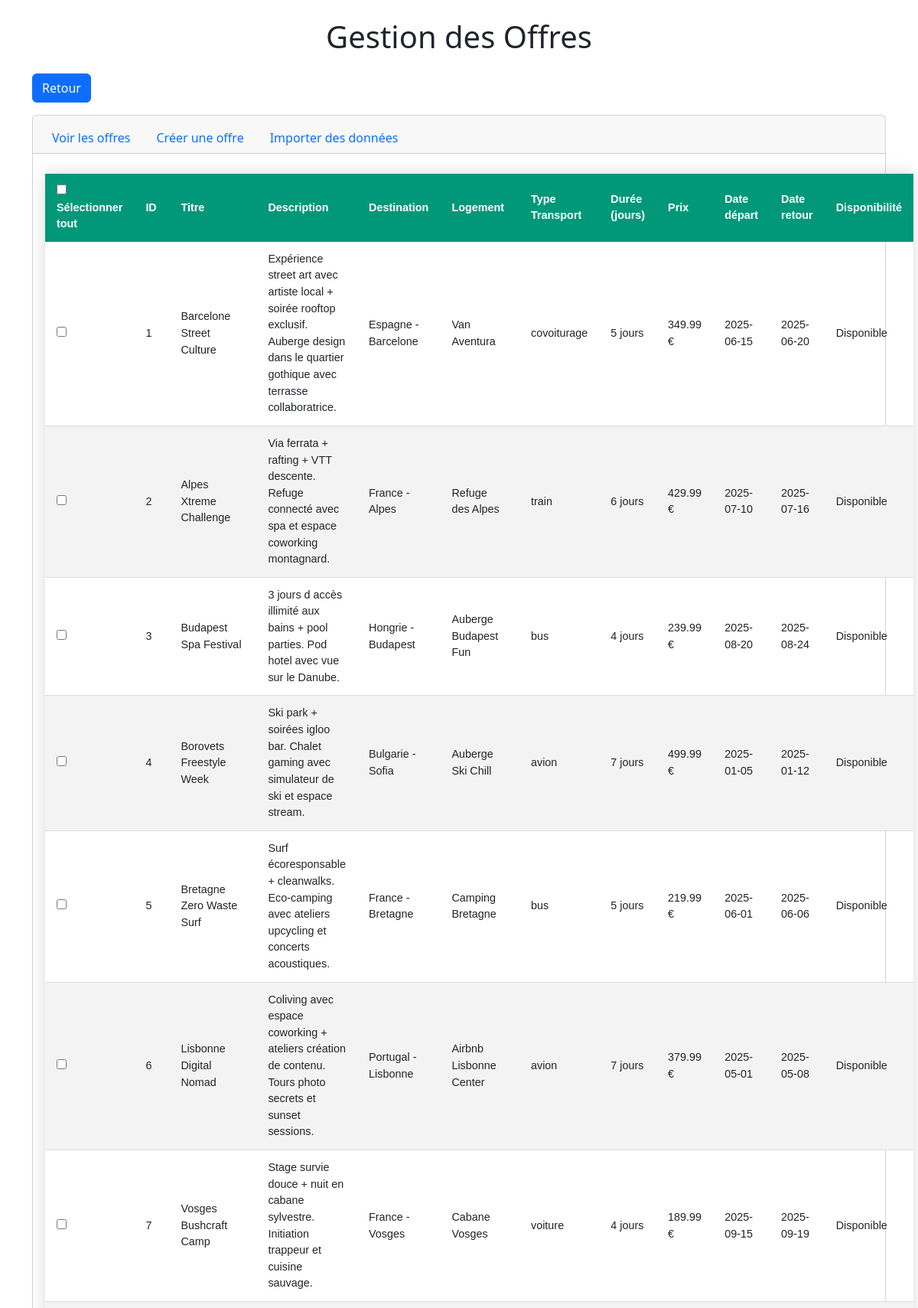
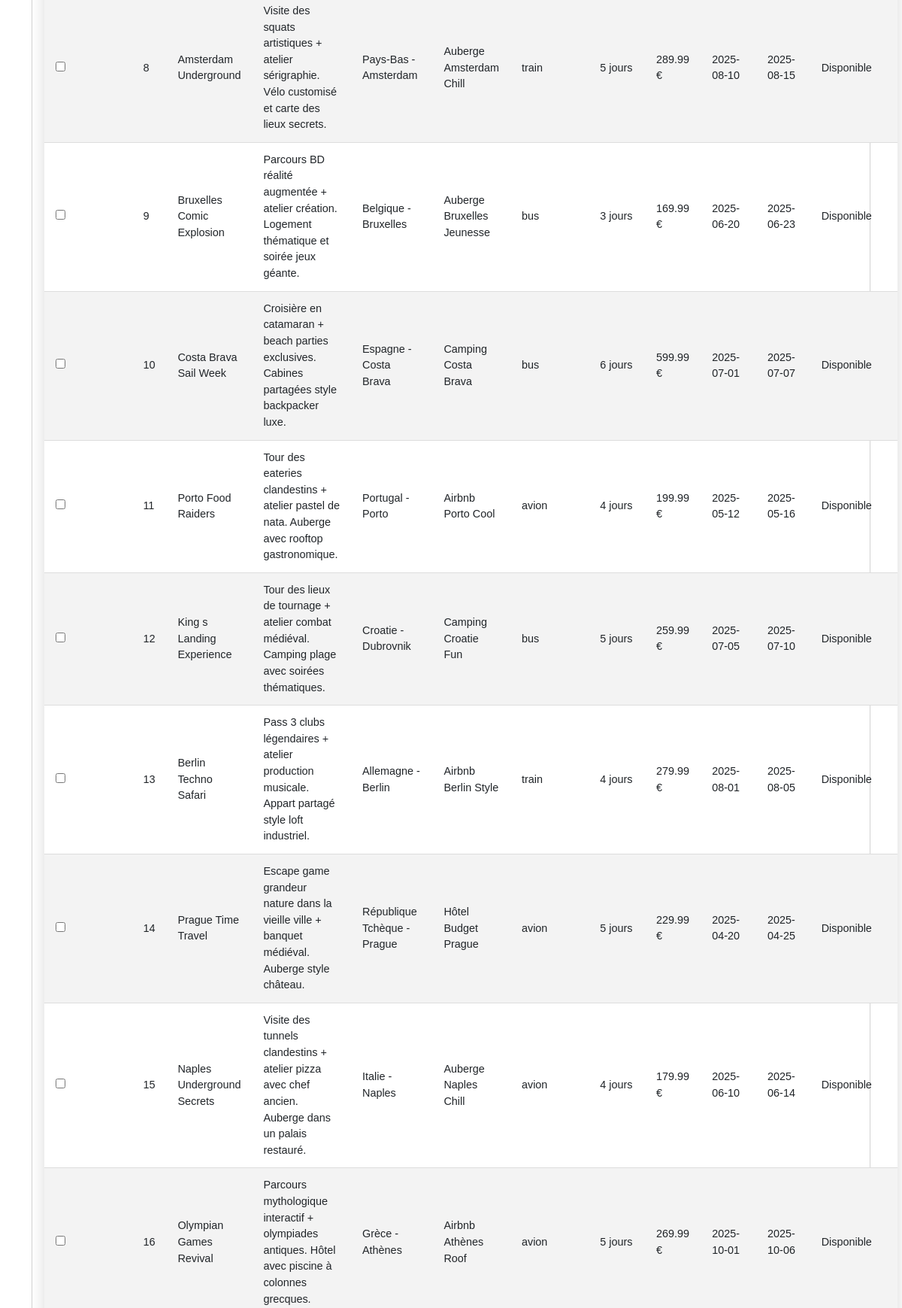
The app's page /admin/gestion_offre.php (upper part) with its own data (2 pictures, top to bottom).
### tables this page shows
CREATE TABLE `offres` (
  `id` int NOT NULL,
  `titre` varchar(255) NOT NULL,
  `description` text NOT NULL,
  `destination_id` int NOT NULL,
  `logement_id` int NOT NULL,
  `type_transport` enum('avion','bus','train','covoiturage','voiture') NOT NULL,
  `duree_sejour` int NOT NULL,
  `prix` decimal(10,2) NOT NULL,
  `prix_groupe` decimal(10,2) DEFAULT NULL,
  `date_depart` date NOT NULL,
  `date_retour` date NOT NULL,
  `disponibilite` int NOT NULL DEFAULT '0',
  `images` varchar(255) DEFAULT NULL,
  `ancien_prix` decimal(10,2) DEFAULT NULL,
  `transport_aller_id` int DEFAULT NULL,
  `transport_retour_id` int DEFAULT NULL,
  `avantages` text,
  `groupe` int DEFAULT NULL
);

### admin/fonctions.php (the view, shortened to what this page needs)
<?php
function showOffre($_dbh)
{
    $sTable  = '<form method="post" action="">';
    $sTable .= '<table class="prettyTable">';
    $sTable .= '<thead>';
    $sTable .= '    <tr>';
    $sTable .= '        <th><input type="checkbox" id="selectAll" onclick="toggleCheckboxes(this)"> Sélectionner tout</th>';
    $sTable .= '        <th>ID</th>';
    $sTable .= '        <th>Titre</th>';
    $sTable .= '        <th>Description</th>';
    $sTable .= '        <th>Destination</th>';
    $sTable .= '        <th>Logement</th>';
    $sTable .= '        <th>Type Transport</th>';
    $sTable .= '        <th>Durée (jours)</th>';
    $sTable .= '        <th>Prix</th>';
    $sTable .= '        <th>Date départ</th>';
    $sTable .= '        <th>Date retour</th>';
    $sTable .= '        <th>Disponibilité</th>';
    $sTable .= '    </tr>';
    $sTable .= '</thead>';
    $sTable .= '<tbody>';
    $sSQL1 = "SELECT * FROM offres";
    $stmt1 = $_dbh->prepare($sSQL1);
    $stmt1->execute();
    $offres = $stmt1->fetchAll(PDO::FETCH_ASSOC);
    foreach($offres as $offre)
    {
        $sTable .= '<tr>';
        $sTable .= '<td><input type="checkbox" name="offres_selectionnees[]" value="'.$offre['id'].'"></td>';
        $sTable .= '<td>'.$offre['id'].'</td>';
        $sTable .= '<td>'.$offre['titre'].'</td>';
        $sTable .= '<td>'.$offre['description'].'</td>';
        $sTable .= '<td>'.$offre['destination_pays'].' - '.$offre['destination_ville'].'</td>';
        $sTable .= '<td>'.$offre['logement_nom'].'</td>';
        $sTable .= '<td>'.$offre['type_transport'].'</td>';
        $sTable .= '<td>'.$offre['duree_sejour'].' jours</td>';
        $sTable .= '<td>'.$offre['prix'].' €</td>';
        $sTable .= '<td>'.$offre['date_depart'].'</td>';
        $sTable .= '<td>'.$offre['date_retour'].'</td>';
        $sTable .= '<td>'.($offre['disponibilite'] ? 'Disponible' : 'Complet').'</td>';
        $sTable .= '</tr>';
    }
    $sTable .= '</tbody>';
    $sTable .= '</table>';
    $sTable .= '<br><input type="submit" name="supprimer_selection" value="Supprimer les offres sélectionnées">';
    $sTable .= '<input type="submit" name="editer_selection" value="Editer les offres sélectionnées">';
    $sTable .= '</form>';
    $sTable .= '
    <script>
        function toggleCheckboxes(source) {
            let checkboxes = document.querySelectorAll("input[name=\'offres_selectionnees[]\']");
            checkboxes.forEach(function(checkbox) {
                checkbox.checked = source.checked;
            });
        }
    </script>';
    return $sTable;
}

### admin/style.css (style rules this page uses)
.prettyTable { border-collapse: collapse; margin: 10px 0; font-size: 0.9em; font-family: sans-serif; min-width: 700px; box-shadow: 0 0 20px rgba(0, 0, 0, 0.15); }
.prettyTable thead tr { background-color: #009879; color: #ffffff; text-align: left; }
.prettyTable th, .prettyTable td { padding: 12px 15px; }
.prettyTable tbody tr { border-bottom: 1px solid #dddddd; }
.prettyTable tbody tr:nth-of-type(even) { background-color: #f3f3f3; }

### records on screen
offres: id "1", titre "Barcelone Street Culture", description "Expérience street art avec artiste local + soirée rooftop exclusif. Auberge design dans le quartier gothique avec terrasse collaboratrice.", destination_pays "Espagne", destination_ville "Barcelone", logement_nom "Van Aventura", type_transport "covoiturage", duree_sejour "5", prix "349.99", date_depart "2025-06-15", date_retour "2025-06-20", disponibilite "Disponible"
offres: id "2", titre "Alpes Xtreme Challenge", description "Via ferrata + rafting + VTT descente. Refuge connecté avec spa et espace coworking montagnard.", destination_pays "France", destination_ville "Alpes", logement_nom "Refuge des Alpes", type_transport "train", duree_sejour "6", prix "429.99", date_depart "2025-07-10", date_retour "2025-07-16", disponibilite "Disponible"
offres: id "3", titre "Budapest Spa Festival", description "3 jours d accès illimité aux bains + pool parties. Pod hotel avec vue sur le Danube.", destination_pays "Hongrie", destination_ville "Budapest", logement_nom "Auberge Budapest Fun", type_transport "bus", duree_sejour "4", prix "239.99", date_depart "2025-08-20", date_retour "2025-08-24", disponibilite "Disponible"
offres: id "4", titre "Borovets Freestyle Week", description "Ski park + soirées igloo bar. Chalet gaming avec simulateur de ski et espace stream.", destination_pays "Bulgarie", destination_ville "Sofia", logement_nom "Auberge Ski Chill", type_transport "avion", duree_sejour "7", prix "499.99", date_depart "2025-01-05", date_retour "2025-01-12", disponibilite "Disponible"
offres: id "5", titre "Bretagne Zero Waste Surf", description "Surf écoresponsable + cleanwalks. Eco-camping avec ateliers upcycling et concerts acoustiques.", destination_pays "France", destination_ville "Bretagne", logement_nom "Camping Bretagne", type_transport "bus", duree_sejour "5", prix "219.99", date_depart "2025-06-01", date_retour "2025-06-06", disponibilite "Disponible"
offres: id "6", titre "Lisbonne Digital Nomad", description "Coliving avec espace coworking + ateliers création de contenu. Tours photo secrets et sunset sessions.", destination_pays "Portugal", destination_ville "Lisbonne", logement_nom "Airbnb Lisbonne Center", type_transport "avion", duree_sejour "7", prix "379.99", date_depart "2025-05-01", date_retour "2025-05-08", disponibilite "Disponible"
offres: id "7", titre "Vosges Bushcraft Camp", description "Stage survie douce + nuit en cabane sylvestre. Initiation trappeur et cuisine sauvage.", destination_pays "France", destination_ville "Vosges", logement_nom "Cabane Vosges", type_transport "voiture", duree_sejour "4", prix "189.99", date_depart "2025-09-15", date_retour "2025-09-19", disponibilite "Disponible"
offres: id "8", titre "Amsterdam Underground", description "Visite des squats artistiques + atelier sérigraphie. Vélo customisé et carte des lieux secrets.", destination_pays "Pays-Bas", destination_ville "Amsterdam", logement_nom "Auberge Amsterdam Chill", type_transport "train", duree_sejour "5", prix "289.99", date_depart "2025-08-10", date_retour "2025-08-15", disponibilite "Disponible"
offres: id "9", titre "Bruxelles Comic Explosion", description "Parcours BD réalité augmentée + atelier création. Logement thématique et soirée jeux géante.", destination_pays "Belgique", destination_ville "Bruxelles", logement_nom "Auberge Bruxelles Jeunesse", type_transport "bus", duree_sejour "3", prix "169.99", date_depart "2025-06-20", date_retour "2025-06-23", disponibilite "Disponible"
offres: id "10", titre "Costa Brava Sail Week", description "Croisière en catamaran + beach parties exclusives. Cabines partagées style backpacker luxe.", destination_pays "Espagne", destination_ville "Costa Brava", logement_nom "Camping Costa Brava", type_transport "bus", duree_sejour "6", prix "599.99", date_depart "2025-07-01", date_retour "2025-07-07", disponibilite "Disponible"
offres: id "11", titre "Porto Food Raiders", description "Tour des eateries clandestins + atelier pastel de nata. Auberge avec rooftop gastronomique.", destination_pays "Portugal", destination_ville "Porto", logement_nom "Airbnb Porto Cool", type_transport "avion", duree_sejour "4", prix "199.99", date_depart "2025-05-12", date_retour "2025-05-16", disponibilite "Disponible"
offres: id "12", titre "King s Landing Experience", description "Tour des lieux de tournage + atelier combat médiéval. Camping plage avec soirées thématiques.", destination_pays "Croatie", destination_ville "Dubrovnik", logement_nom "Camping Croatie Fun", type_transport "bus", duree_sejour "5", prix "259.99", date_depart "2025-07-05", date_retour "2025-07-10", disponibilite "Disponible"
offres: id "13", titre "Berlin Techno Safari", description "Pass 3 clubs légendaires + atelier production musicale. Appart partagé style loft industriel.", destination_pays "Allemagne", destination_ville "Berlin", logement_nom "Airbnb Berlin Style", type_transport "train", duree_sejour "4", prix "279.99", date_depart "2025-08-01", date_retour "2025-08-05", disponibilite "Disponible"
offres: id "14", titre "Prague Time Travel", description "Escape game grandeur nature dans la vieille ville + banquet médiéval. Auberge style château.", destination_pays "République Tchèque", destination_ville "Prague", logement_nom "Hôtel Budget Prague", type_transport "avion", duree_sejour "5", prix "229.99", date_depart "2025-04-20", date_retour "2025-04-25", disponibilite "Disponible"
offres: id "15", titre "Naples Underground Secrets", description "Visite des tunnels clandestins + atelier pizza avec chef ancien. Auberge dans un palais restauré.", destination_pays "Italie", destination_ville "Naples", logement_nom "Auberge Naples Chill", type_transport "avion", duree_sejour "4", prix "179.99", date_depart "2025-06-10", date_retour "2025-06-14", disponibilite "Disponible"
offres: id "16", titre "Olympian Games Revival", description "Parcours mythologique interactif + olympiades antiques. Hôtel avec piscine à colonnes grecques.", destination_pays "Grèce", destination_ville "Athènes", logement_nom "Airbnb Athènes Roof", type_transport "avion", duree_sejour "5", prix "269.99", date_depart "2025-10-01", date_retour "2025-10-06", disponibilite "Disponible"
